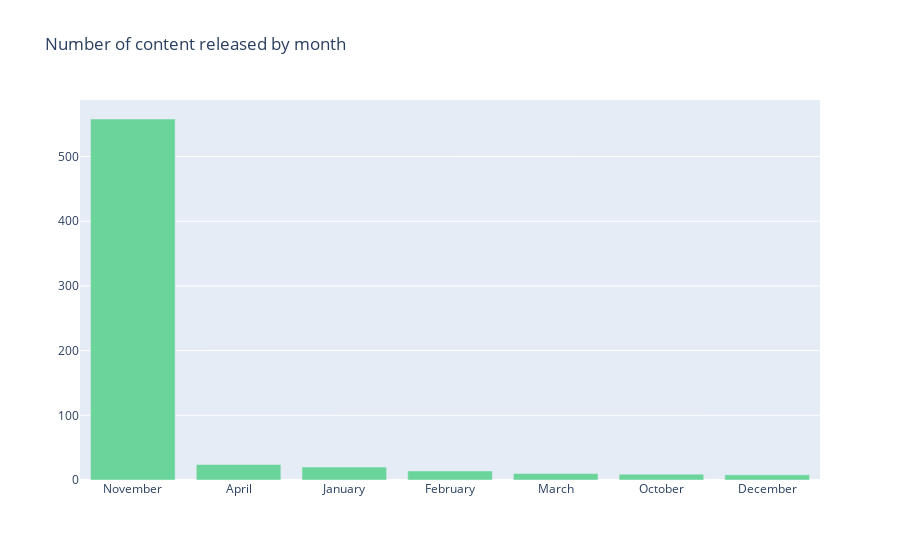

Notebook source saved alongside this figure:
### Code cell
month_releases = disney_df_copy['month_added'].value_counts().reset_index()
month_releases = month_releases.rename(columns = {'index':'Month','month_added':'Count'})

# month_releases
bar_graph = go.Bar(x=month_releases['Month'],y=month_releases['Count'], name="Number of Content Added", marker=dict(color="#6ad49b"))
data = [bar_graph]
layout = go.Layout(title="Number of content released by month", legend =dict(x=0.1, y=1.1))
fig =go.Figure(data,layout=layout)
fig.show()

### Figure 1 — Plotly figure (JSON) as saved in the notebook; plotly's stock layout.template omitted (floating-point values rounded to 4 significant figures)
{"data": [{"marker": {"color": "#6ad49b"}, "name": "Number of Content Added", "type": "bar", "x": ["November", "April", "January", "February", "March", "October", "December"], "y": [558, 24, 20, 14, 10, 9, 8]}], "layout": {"legend": {"x": 0.1, "y": 1.1}, "title": {"text": "Number of content released by month"}}}
